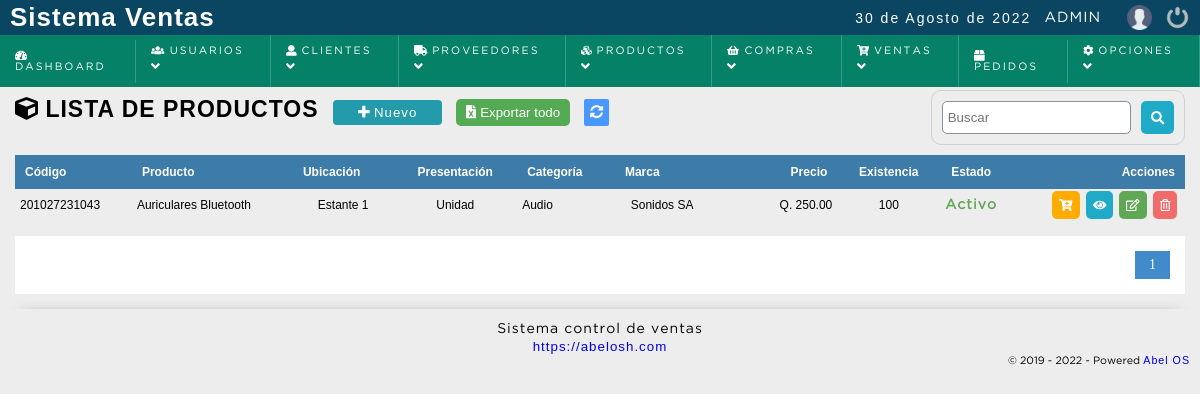
The app's page /sistema/productos/productos.php (signed in) with its own data.
### tables this page shows
CREATE TABLE IF NOT EXISTS `producto` (
  `codproducto` int(11) NOT NULL AUTO_INCREMENT,
  `codebar` varchar(50) NOT NULL,
  `producto` varchar(255) NOT NULL,
  `descripcion` text,
  `categoria` bigint(20) NOT NULL,
  `marca_id` bigint(20) DEFAULT NULL,
  `presentacion_id` bigint(20) NOT NULL,
  `precio_compra` decimal(10,2) NOT NULL DEFAULT '0.00',
  `precio` decimal(10,2) NOT NULL DEFAULT '0.00',
  `impuesto_id` bigint(20) NOT NULL,
  `existencia` float NOT NULL DEFAULT '0',
  `existencia_minima` int(11) NOT NULL DEFAULT '1',
  `ubicacion_id` bigint(20) DEFAULT NULL,
  `date_add` datetime NOT NULL DEFAULT CURRENT_TIMESTAMP,
  `usuario_id` int(11) NOT NULL,
  `estatus` int(11) NOT NULL DEFAULT '1',
  `foto` text,
  PRIMARY KEY (`codproducto`),
  KEY `proveedor` (`marca_id`),
  KEY `usuario_id` (`usuario_id`),
  KEY `categoria_id` (`categoria`),
  KEY `categoria` (`categoria`),
  KEY `presentacion_id` (`presentacion_id`),
  KEY `ubicacion_id` (`ubicacion_id`),
  KEY `impuesto_id` (`impuesto_id`)
);

CREATE TABLE IF NOT EXISTS `ubicacion` (
  `id_ubicacion` bigint(20) NOT NULL AUTO_INCREMENT,
  `ubicacion` varchar(200) NOT NULL,
  `descripcion` text NOT NULL,
  `dateadd` datetime NOT NULL DEFAULT CURRENT_TIMESTAMP,
  `usuario_id` bigint(20) NOT NULL,
  `status` int(11) NOT NULL DEFAULT '1',
  PRIMARY KEY (`id_ubicacion`)
);

CREATE TABLE IF NOT EXISTS `presentacion_producto` (
  `id_presentacion` bigint(20) NOT NULL AUTO_INCREMENT,
  `presentacion` varchar(255) NOT NULL,
  `descripcion` text NOT NULL,
  `dateadd` datetime NOT NULL DEFAULT CURRENT_TIMESTAMP,
  `usuarioid` bigint(20) NOT NULL,
  `estatus` int(11) NOT NULL DEFAULT '1',
  PRIMARY KEY (`id_presentacion`)
);

CREATE TABLE IF NOT EXISTS `categoria` (
  `idcategoria` bigint(20) NOT NULL AUTO_INCREMENT,
  `categoria` varchar(100) NOT NULL,
  `descripcion` text NOT NULL,
  `subcategoria` bigint(20) NOT NULL DEFAULT '0',
  `parent_categoria` bigint(20) NOT NULL DEFAULT '0',
  `dateadd` datetime NOT NULL DEFAULT CURRENT_TIMESTAMP,
  `usuarioid` bigint(20) NOT NULL,
  `estatus` int(11) NOT NULL DEFAULT '1',
  PRIMARY KEY (`idcategoria`)
);

CREATE TABLE IF NOT EXISTS `marca` (
  `idmarca` bigint(20) NOT NULL AUTO_INCREMENT,
  `marca` varchar(100) NOT NULL,
  `descripcion` text NOT NULL,
  `dateadd` datetime NOT NULL DEFAULT CURRENT_TIMESTAMP,
  `usuarioid` int(11) NOT NULL,
  `estatus` int(11) NOT NULL DEFAULT '1',
  PRIMARY KEY (`idmarca`)
);

### sistema/includes/functions.php (called while the page is built, shortened)
<?php
	function decrypt($string, $key) {
	   $result = '';
	   $string = base64_decode($string);
	   for($i=0; $i<strlen($string); $i++) {
	      $char = substr($string, $i, 1);
	      $keychar = substr($key, ($i % strlen($key))-1, 1);
	      $char = chr(ord($char)-ord($keychar));
	      $result.=$char;
	   }
	   return $result;
	}
	function formatCant($cantidad){
		$cantidad = number_format($cantidad,2,SPD,SPM);
		return $cantidad;
	}
 ?>

### sistema/productos/productos.php (the view, shortened to what this page needs)
<?php
	include "../../conexion.php";
	$sql_registe = mysqli_query($conection,"SELECT COUNT(*) as total_registro FROM producto WHERE estatus = 1 ");
	$result_register = mysqli_fetch_array($sql_registe);
	$total_registro = $result_register['total_registro'];
	$por_pagina = 150;
	if(empty($_GET['pagina']))
	{
		$pagina = 1;
	}else{
		$pagina = $_GET['pagina'];
	}
	$desde = ($pagina-1) * $por_pagina;
	$total_paginas = ceil($total_registro / $por_pagina);
	$query = mysqli_query($conection,"SELECT p.codproducto,
											 p.producto,
											 p.descripcion,
											 c.categoria,
											 pr.presentacion,
											 p.precio,
											 p.existencia,
											 p.existencia_minima,
											 m.marca,
											 p.codebar,
											 u.ubicacion,
											 p.foto
									FROM producto p
									INNER JOIN marca m
									ON p.marca_id = m.idmarca
									INNER JOIN categoria c
									ON p.categoria = c.idcategoria
									INNER JOIN presentacion_producto pr
									ON p.presentacion_id = pr.id_presentacion
									INNER JOIN ubicacion u
									ON p.ubicacion_id = u.id_ubicacion
									WHERE p.estatus = 1 ORDER BY p.codproducto DESC LIMIT $desde,$por_pagina
		");
 ?>
<!DOCTYPE html>
<html lang="en">
<head>
	<?php include "../includes/scripts.php"; ?>
</head>
<body>
	<?php include "../includes/header.php"; ?>
	<section id="container">
		<h1><i class="fas fa-cube"></i> Lista de productos</h1>
		<?php
			if($_SESSION['rol'] == 1 or $_SESSION['rol'] == 2){
		 ?>
		<a href="registro_producto.php" class="btn_new"><i class="fas fa-plus"></i> Nuevo </a>
		<?php
		}
		if($result> 0 and ($_SESSION['rol'] == 1 or $_SESSION['rol'] == 2)){
		 ?>
		<form action="exportar.php" method="post" class="formExport" >
			<button type="submit" class="bntExport"> <i class="fas fa-file-excel"></i> Exportar todo</button>
		</form>
		<?php } ?>
		<a href="index.php" class="btnRefresh"><i class="fas fa-sync-alt" title="Actualizar"></i></a>
		<form action="buscar_productos.php" method="get" class="form_search">
			<input type="text" name="busqueda" id="busqueda" placeholder="Buscar">
			<button type="submit" class="btn_search"><i class="fas fa-search"></i></button>
		</form>
	<div class="containerTable">
		<table id="tblProductos">
			<tr>
				<th>Código</th>
				<th>Producto</th>
				<th>Ubicación</th>
				<th class="textcenter">Presentación</th>
				<th>Categoría</th>
				<th>Marca</th>
				<th class="textright" width="128px">Precio</th>
				<th class="textcenter">Existencia</th>
				<th class="textcenter">Estado</th>
				<th class="textright">Acciones</th>
			</tr>
		<?php
			if($result > 0){
				while ($data = mysqli_fetch_array($query)) {
					$bkRowClass = '';
					$estadoExistencia = '<span style="color: #60a756;"><strong>Activo</strong></span>';
			?>
				<tr class="row<?php echo $data["codproducto"]; ?>" id="row_<?php echo $data["codproducto"]; ?>">
					<td ><?php echo $data["codebar"]; ?></td>
					<td class="nameProduct"><?php echo $data["producto"]; ?> <div class="descriptionProduct"><?php echo $data["descripcion"]; ?></div></td>
					<td class="textcenter"><?php echo $data["ubicacion"]; ?></td>
					<td class="textcenter"><?php echo $data["presentacion"]; ?></td>
					<td ><?php echo $data["categoria"]; ?></td>
					<td class="textcenter"><?php echo $data["marca"]; ?></td>
					<td class="celPrecio textright"><?php echo SIMBOLO_MONEDA.'. '.formatCant($data["precio"]); ?></td>
					<td class="celExistencia textcenter"><?php echo $data["existencia"]; ?></td>
					<td class="celEstado <?= $bkRowClass; ?> textcenter" style="width: 50px;"><?php echo $estadoExistencia; ?></td>
					<td class="textright">
						<div class="div_acciones">
							<div>
								<a class="btn_add add_product" product = "<?php echo $data["codproducto"]; ?>" href="#" title="Agregar al carrito"><i class="fas fa-cart-plus"></i></a>
							</div>
							<div>
								<a href="#" class="btn_view btnInfoProducto" title="Ver datos"><i class="fas fa-eye"></i></a>
							</div>
					<?php if($_SESSION['rol'] == 1 || $_SESSION['rol'] == 2){ ?>
							<div>
								<a class="btn_edit" href="editar_producto.php?id=<?php echo $data["codproducto"]; ?>" title="Editar"><i class="far fa-edit"></i></a>
							</div>
					<?php }
							if($_SESSION['rol'] == 1){
					?>
							<div>
								<a class="btn_del del_product" product = "<?php echo $data["codproducto"]; ?>" href="#" title="Eliminar"><i class="far fa-trash-alt"></i> </a>
							</div>
					<?php } ?>
						</div>
					</td>
				</tr>
		<?php
				}
			}else{
				echo '<tr><td colspan="10" align="center"><p><strong>No hay datos para mostrar</strong></p></td></tr>';
			}
		 ?>
		</table>
	</div>
	<?php
		if($total_registro != 0)
		{
	?>
		<div class="paginador">
			<ul>
			<?php
				for ($i=1; $i <= $total_paginas; $i++) {
					if($i == $pagina)
					{
						echo '<li class="pageSelected">'.$i.'</li>';
					}else{
						echo '<li><a href="?pagina='.$i.'">'.$i.'</a></li>';
					}
				}
			 ?>
			</ul>
		</div>
<?php } ?>
	</section>
	<?php include "../includes/footer.php"; ?>
</body>
</html>

### sistema/css/style.css (style rules this page uses)
* { margin: 0; padding: 0; box-sizing: border-box; }
body { background: #ededed; }
h1, h2, h3, h4, h5, h6 { font-family: 'arial'; font-weight: bold; letter-spacing: 1px; }
h1 { font-size: 26px; }
a { text-decoration: none; font-family: arial; letter-spacing: 1px; }
span { font-family: 'GothamBook'; letter-spacing: 1px; font-size: 14px; line-height: 20px; }
#container { padding: 90px 15px 15px; }
form { background: #FFF; margin: auto; padding: 20px 43px; border: 1px solid #d1d1d1; }
input,select,textarea { display: block; width: 100%; font-size: 10pt; padding: 5px; border: 1px solid #85929e; border-radius: 5px; }
.btnRefresh { margin-left: 10px; color: #FFF; font-size: 10pt; background:#4898ff; padding: 6px; border-radius: 2px; }
#container h1 { font-size: 23px; text-transform: uppercase; display: inline-block; }
.btn_new { display: inline-block; background: #239baa; color: #FFF; padding: 5px 25px; border-radius: 4px; border: 0; margin: 10px; cursor: pointer; font-size: 10pt; }
table { border-collapse: collapse; font-size: 9pt; font-family: 'arial'; width: 100%; }
table th { text-align: left; padding: 10px; background: #3d7ba8; color: #FFF; }
table tr:nth-child(odd) { background: #FFF; }
table td { padding: 2px 5px; }
.paginador ul { padding: 15px; list-style: none; background: #FFF; margin-top: 15px; display: -webkit-flex; display: -moz-flex; display: -ms-flex; display: -o-flex; display: flex; justify-content: flex-end; }
.paginador a, .pageSelected { color: #428bca; border: 1px solid #ddd; padding: 5px; display: inline-block; font-size: 14px; text-align: center; width: 35px; }
.pageSelected { color: #FFF; background: #428bca; border: 1px solid #428bca; }
.form_search { display: -webkit-flex; display: -moz-flex; display: -ms-flex; display: -o-flex; display: flex; float: right; background: initial; padding: 10px; border-radius: 10px; margin-bottom: 10px; }
.form_search .btn_search { background: #1faac8; color: #FFF; padding: 10px; border: 0; cursor: pointer; margin-left: 10px; display: -webkit-flex; display: -moz-flex; display: -ms-flex; display: -o-flex; display: flex; border-radius: 5px; }
#tblProductos td { position: relative; }
.nameProduct { cursor: pointer; }
.textright { text-align: right; }
.textcenter { text-align: center; }
.div_acciones { display: -webkit-flex; display: -moz-flex; display: -ms-flex; display: -o-flex; display: flex; justify-content: flex-end; }
.btn_view, .btn_edit, .btn_del, .btn_add, .btn_sendEmail, .btn_print { background-color: #1faac8; border: 0; border-radius: 5px; cursor: pointer; padding: 7px; margin: 0 3px; color: #FFF; }
.div_acciones .btn_view, .div_acciones .btn_edit, .div_acciones .btn_del, .btn_add { display: block; }
.btn_edit { background-color: #60a756; }
.btn_del { background-color: #f26b6b; }
.btn_add { background-color: #ffab00; }
.formExport { padding: initial; display: inline-block; background: initial; border: initial; }
.bntExport { cursor: pointer; color: #FFF; background: #55aa54; border: 0; padding: 6px 10px; border-radius: 5px; }

### records on screen
producto: codebar "201027231043", producto "Auriculares Bluetooth", ubicacion.ubicacion "Estante 1", presentacion_producto.presentacion "Unidad", categoria.categoria "Audio", marca.marca "Sonidos SA", precio "250.00", existencia "100"

### other values on screen
fechaC() "30 de Agosto de 2022"
$_SESSION['user'] "ADMIN"
WEB_EMPRESA "https://abelosh.com"
